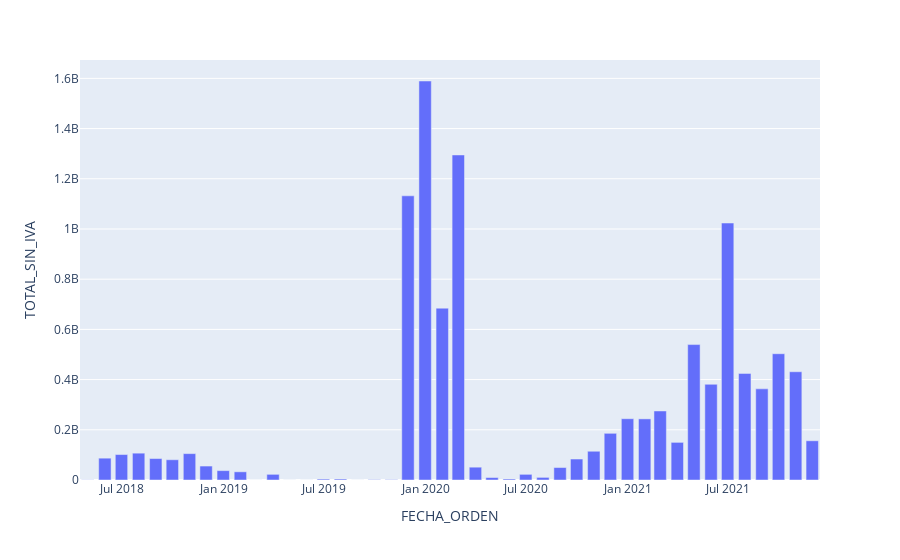

Notebook code cell kept with this figure:
### Code cell
px.bar(df_M, y='TOTAL_SIN_IVA')
